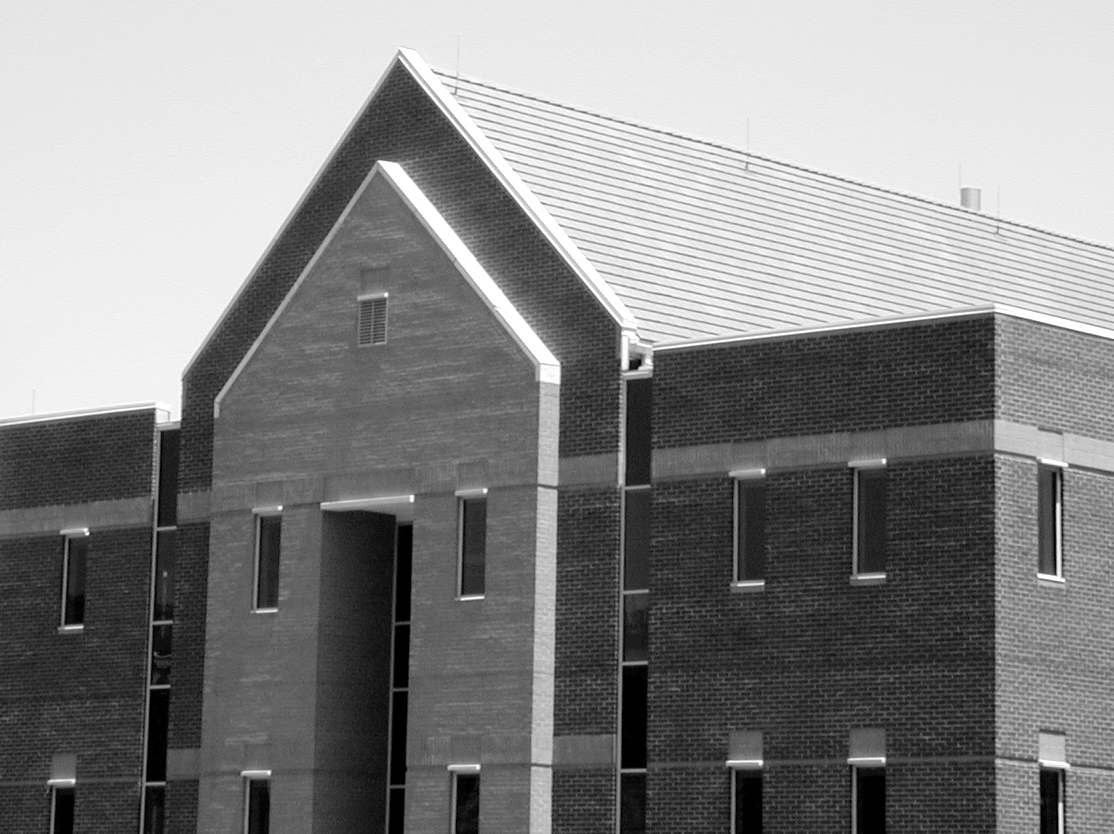
#> input picture Problem 9/resource/building.tif, 1114 x 834 px
$ python run.py
#> lines starting #> are read from the running program, lines starting #| are printed output that depends on the picture
#> in main, originalImage is the input picture: shape (834, 1114); min 0, max 255, mean 133.3
### Problem 9/segmentAlgorithm.py
import numpy as np

# [13 lines left out: function imagePreprocessing, not called in this run]

def upperShift(originalImage):
    U = np.zeros(originalImage.shape)
    U[: U.shape[0] - 1, :] = originalImage[1 : originalImage.shape[0], :]
    U[U.shape[0] - 1, :] = U[U.shape[0] - 2, :]
#> U: shape (834, 1114) float64; min 0, max 255, mean 133.1
    return U

def downShift(originalImage):
    D = np.zeros(originalImage.shape)
    D[1 :, :] = originalImage[: originalImage.shape[0] - 1, :]
    D[0, :] = D[1, :]
    return D

def leftShift(originalImage):
    L = np.zeros(originalImage.shape)
    L[:, : L.shape[1] - 1] = originalImage[:, 1 : originalImage.shape[1]]
    L[:, L.shape[1] - 1] = L[:, L.shape[1] - 2]
    return L

def rightShift(originalImage):
    R = np.zeros(originalImage.shape)
    R[:, 1 :] = originalImage[:, : originalImage.shape[1] - 1]
    R[:, 0] = R[:, 1]
    return R

def Roberts(originalImage):
    U = upperShift(originalImage)
    L = leftShift(originalImage)
    UL = leftShift(U)

    gx = np.abs(UL - originalImage)
    gy = np.abs(U - L)
    M = gx + gy

    return gx, gy, M

def Prewitt(originalImage):
    U = upperShift(originalImage)
    D = downShift(originalImage)
#> in downShift, `D[0, :] = D[1, :]`: D: shape (834, 1114) float64; min 0, max 255, mean 133.5
    L = leftShift(originalImage)
    R = rightShift(originalImage)

    UL = leftShift(U)
    UR = rightShift(U)
    DL = leftShift(D)
#> in leftShift (call 5), `L[:, L.shape[1] - 1] = L[:, L.shape[1] - 2]`: L: shape (834, 1114) float64; min 0, max 255, mean 133.5
    DR = rightShift(D)
#> in rightShift (call 3), `R[:, 0] = R[:, 1]`: R: shape (834, 1114) float64; min 0, max 255, mean 133.5

    gx = np.abs(UR + U + UL - DR - D - DL)
    gy = np.abs(DL + L + UL - DR - R - UR)
    M = gx + gy
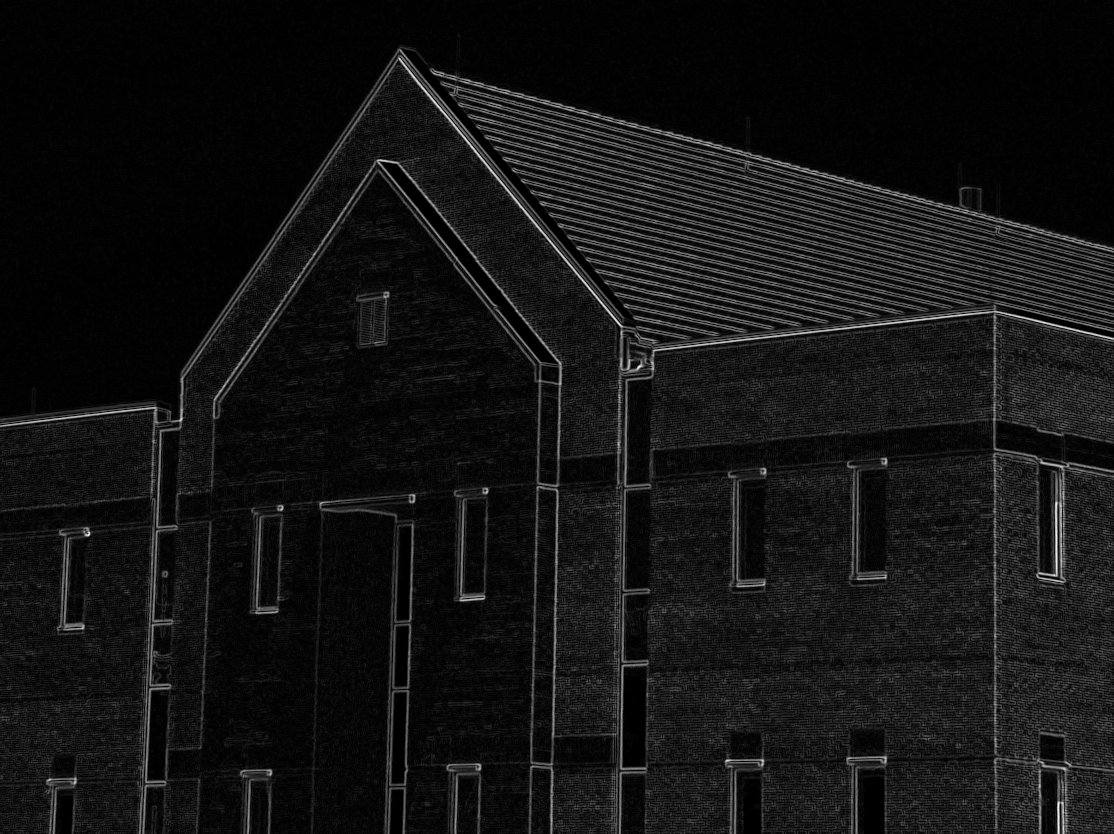
#> M: shape (834, 1114) float64; min 0, max 667, mean 53.1; drawn with min black and max white

    return gx, gy, M

def Sobel(originalImage):
    U = upperShift(originalImage)
    D = downShift(originalImage)
    L = leftShift(originalImage)
    R = rightShift(originalImage)

    UL = leftShift(U)
    UR = rightShift(U)
    DL = leftShift(D)
    DR = rightShift(D)

    gx = np.abs(UR + 2 * U + UL - DR - 2 * D - DL)
    gy = np.abs(DL + 2 * L + UL - DR - 2 * R - UR)
    M = gx + gy

    return gx, gy, M

### Problem 9/marrHildrethAlgorithm.py
from scipy import signal
import numpy as np

def LoG(x, y, sigma):
    t = np.power(x, 2) + np.power(y, 2)
    res = (t - np.power(sigma, 2) * 1.0) / np.power(sigma, 4) * np.exp(- t / (2 * np.power(sigma, 2)))
    return res

def LoGThreshold(inputImage, threshold):
    m, n = inputImage.shape
    outputImage = inputImage.copy()
    for i in range(1, m - 1):
        for j in range(1, n - 1):
            tmpList = []
            tmpList.append(np.sum(inputImage[i - 1 : i, j - 1 : j]))
            tmpList.append(np.sum(inputImage[i - 1 : i, j : j + 1]))
            tmpList.append(np.sum(inputImage[i : i + 1, j - 1 : j]))
            tmpList.append(np.sum(inputImage[i : i + 1, j : j + 1]))
            maxValue = max(tmpList)
            minValue = min(tmpList)
            if maxValue > threshold and minValue < threshold:
                outputImage[i, j] = 255
    return outputImage

def MarrHildreth(originalImage):
    maxPix = np.max(originalImage)
#> maxPix = 255
    minPix = np.min(originalImage)
#> minPix = 0
    diff = maxPix - minPix
#> diff = 255
    originalImage = (originalImage - minPix) * 1.0 / diff
    n = 25
    sigma = 4
    w = np.zeros((n, n))
    center = (n - 1) / 2
    for i in range(1, n + 1):
        for j in range(1, n + 1):
            y = i - center
            x = j - center
            w[i - 1, j - 1] = LoG(x, y, sigma)
    w = w * 1.0 / np.sum(w)
    LoGImage = originalImage - signal.convolve2d(originalImage, w, mode = 'same')

    marrHildrethImage1 = LoGThreshold(LoGImage, 0)
#> after the loop in LoGThreshold, `for i in range(1, m - 1):`:
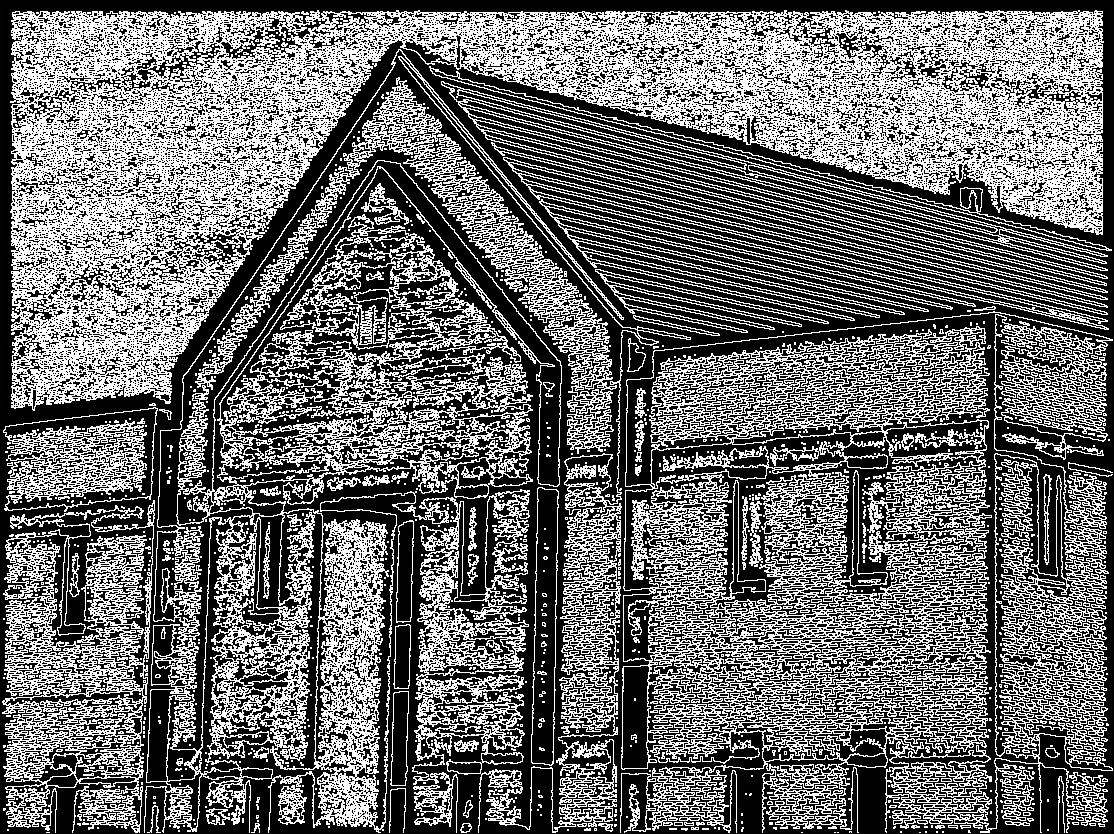
#> outputImage: shape (834, 1114) float64; min -0.643, max 255, mean 109.1; drawn with min black and max white
    threshold = 0.15 * np.max(LoGImage)
#> threshold = 0.125
    marrHildrethImage2 = LoGThreshold(LoGImage, threshold)
#> call 2 of LoGThreshold, with threshold = 0.125
#> after the loop in LoGThreshold (call 2), `for i in range(1, m - 1):`:
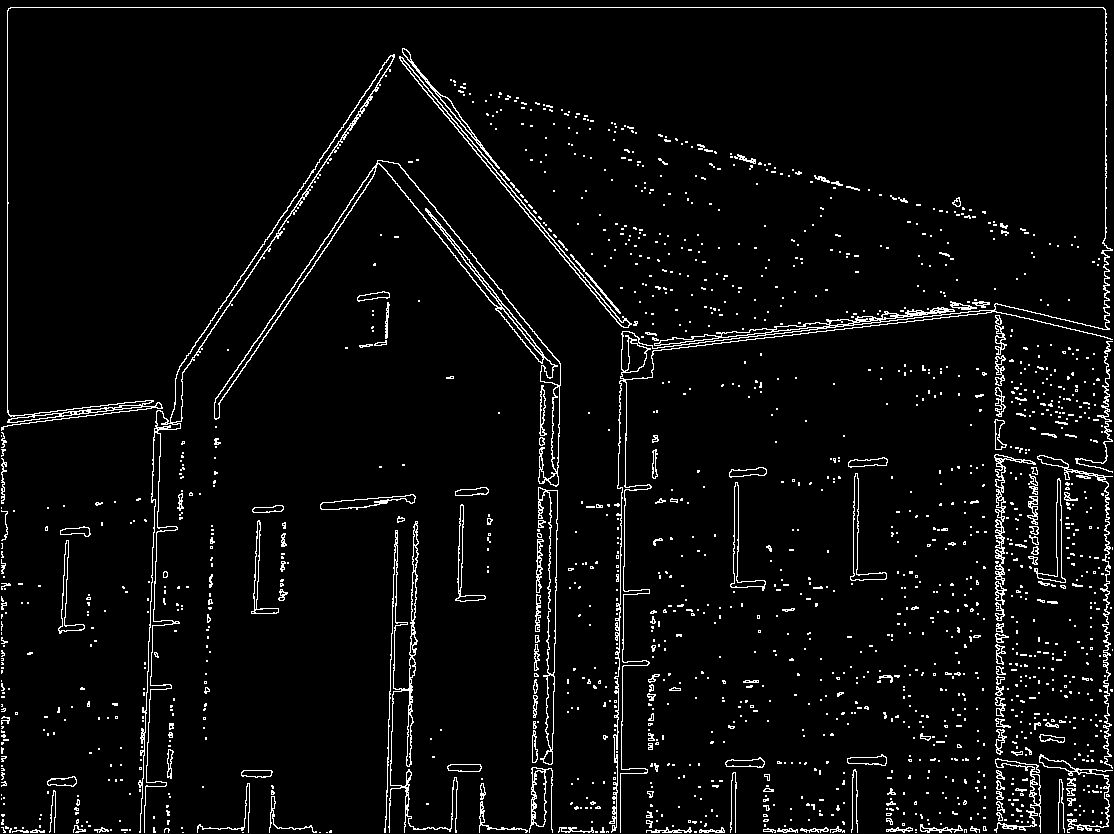
#> outputImage: shape (834, 1114) float64; min -0.643, max 255, mean 11.1; drawn with min black and max white
    return LoGImage, marrHildrethImage1, marrHildrethImage2

### Problem 9/cannyAlgorithm.py
import scipy.ndimage as ndi
import scipy as sp
import numpy
from PIL import Image

def canny(img):
    sigma = 4
#> sigma = 4
    imgdata = numpy.array(img, dtype = float)
    gaussianImage = ndi.filters.gaussian_filter(imgdata, sigma)

    emptyImage = Image.new('L', img.size)
#> emptyImage: PIL image 1114x834 L; every value is 0
    gradientX = numpy.array(emptyImage, dtype = float)
#> gradientX: shape (834, 1114) float64; every value is 0
    gradientY = numpy.array(emptyImage, dtype = float)

    sobelX = [[-1,0,1],
               [-2,0,2],
               [-1,0,1]]
    sobelY = [[-1,-2,-1],
               [0,0,0],
               [1,2,1]]

    m = img.size[1]
#> m = 834
    n = img.size[0]
#> n = 1114

    for x in range(1, m - 1):
        for y in range(1, n - 1):
            px = (sobelX[0][0] * gaussianImage[x - 1][y - 1]) + (sobelX[0][1] * gaussianImage[x][y - 1]) + \
                (sobelX[0][2] * gaussianImage[x + 1][y - 1]) + (sobelX[1][0] * gaussianImage[x - 1][y]) + \
                (sobelX[1][1] * gaussianImage[x][y]) + (sobelX[1][2] * gaussianImage[x + 1][y]) + \
                (sobelX[2][0] * gaussianImage[x - 1][y + 1]) + (sobelX[2][1] * gaussianImage[x][y + 1]) + \
                (sobelX[2][2] * gaussianImage[x + 1][y + 1])

            py = (sobelY[0][0] * gaussianImage[x - 1][y - 1]) + (sobelY[0][1] * gaussianImage[x][y - 1]) + \
                (sobelY[0][2] * gaussianImage[x + 1][y - 1]) + (sobelY[1][0] * gaussianImage[x - 1][y]) + \
                (sobelY[1][1] * gaussianImage[x][y]) + (sobelY[1][2] * gaussianImage[x + 1][y]) + \
                (sobelY[2][0] * gaussianImage[x - 1][y + 1]) + (sobelY[2][1] * gaussianImage[x][y + 1]) + \
                (sobelY[2][2] * gaussianImage[x + 1][y + 1])
            gradientX[x][y] = px
            gradientY[x][y] = py
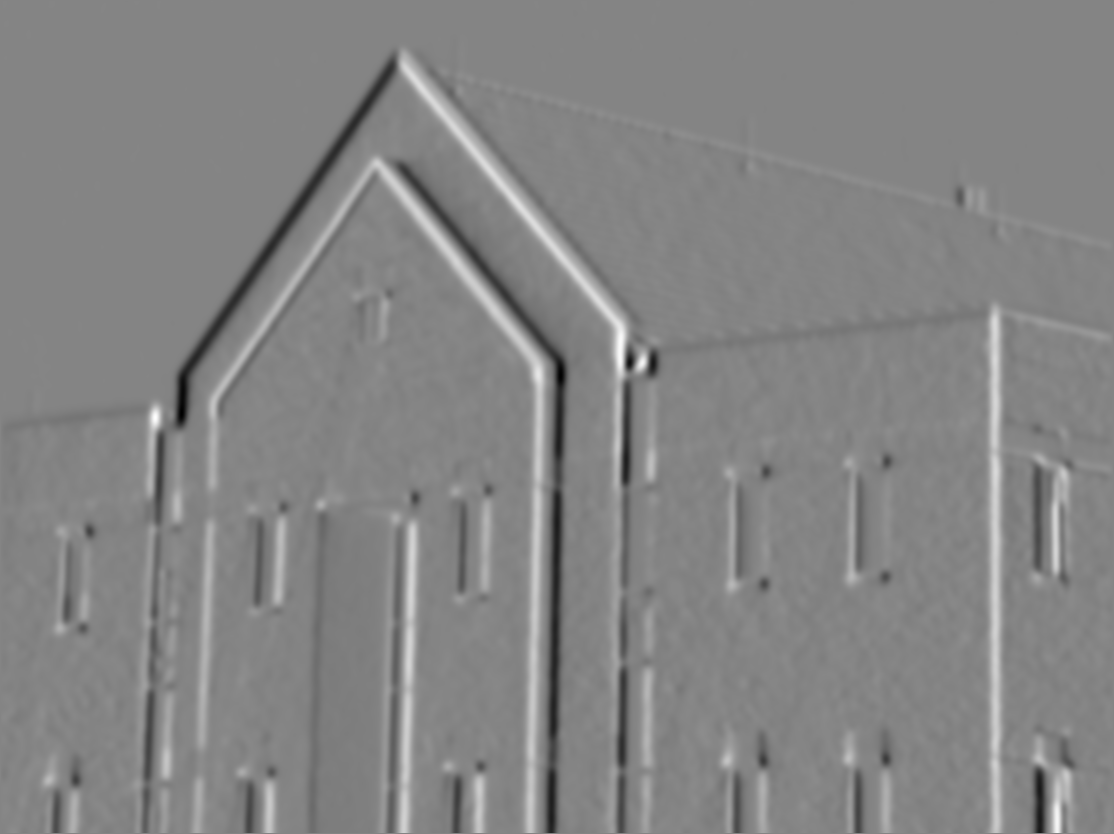
#> gradientY: shape (834, 1114) float64; min -134.7, max 124.4, mean 0.2; drawn with min black and max white

#> (the run stopped early here; a loop or call above may not have finished)
